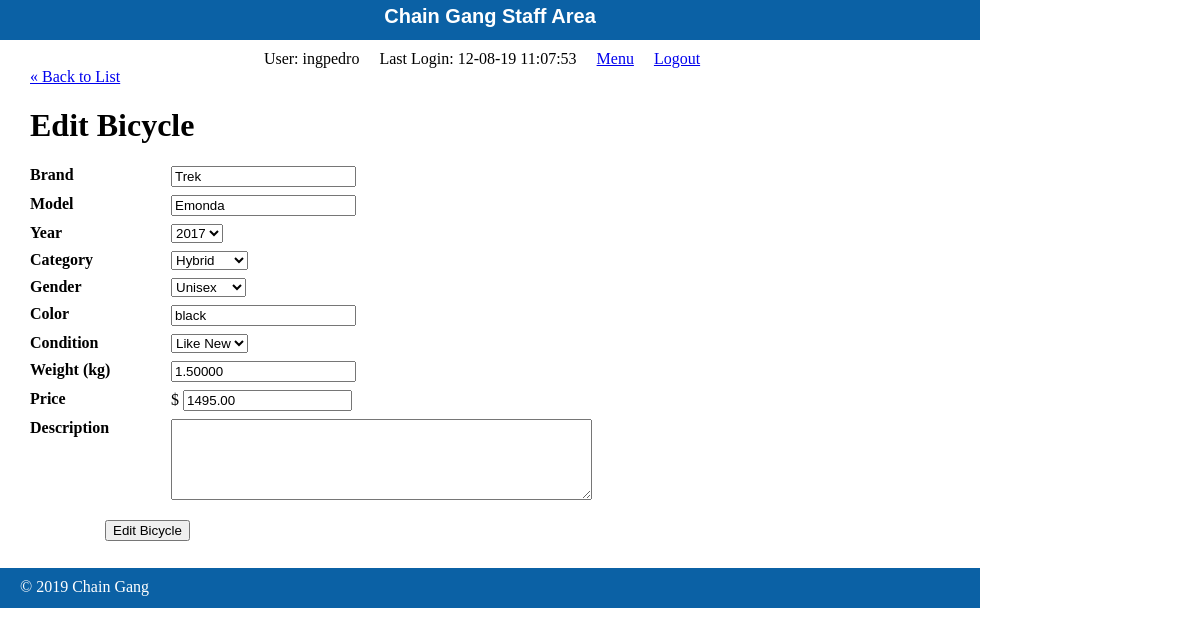
Screenshot of /staff/bicycles/edit.php?id=1 (signed in) with the database file from the repository.
### tables this page shows
CREATE TABLE `bicycles` (
  `id` int(11) NOT NULL,
  `brand` varchar(255) NOT NULL,
  `model` varchar(255) NOT NULL,
  `year` int(4) NOT NULL,
  `category` varchar(255) NOT NULL,
  `gender` varchar(255) NOT NULL,
  `color` varchar(255) NOT NULL,
  `price` decimal(9,2) NOT NULL,
  `weight_kg` decimal(9,5) NOT NULL,
  `condition_id` tinyint(3) NOT NULL,
  `description` text NOT NULL
);

### private/classes/databaseobject.class.php (called while the page is built, shortened)
<?php
class DatabaseObject  {
  static protected $database;
  static protected $table_name = "";
  static public function set_database($database) {
    self::$database = $database;
  }
  static public function find_by_sql($sql) {
    $result = self::$database->query($sql);
    $object_array = [];
    while($record = $result->fetch_assoc()) {
      $object_array[] = static::instantiate($record);
    }
    return $object_array;
  }
  static public function find_by_id($id) {
    $sql = "SELECT * FROM " . static::$table_name . " ";
    $sql .= "WHERE id='" . self::$database->escape_string($id) . "'";
    $obj_array = static::find_by_sql($sql);
    if(!empty($obj_array)) {
      return array_shift($obj_array);
    } else {
      return false;
    }
  }
  static protected function instantiate($record) {
    $object = new static;
    foreach($record as $property => $value) {
      if(property_exists($object, $property)) {
        $object->$property = $value;
      }
    }
    return $object;
  }
}
?>

### private/functions.php (called while the page is built, shortened)
<?php
function h($string="") {
  return htmlspecialchars($string);
}
?>

### public/staff/bicycles/form_fields.php (the view, shortened to what this page needs)
<dl>
  <dt>Brand</dt>
  <dd><input type="text" name="bicycle[brand]" value="<?php echo h($bicycle->brand); ?>" /></dd>
</dl>
<dl>
  <dt>Model</dt>
  <dd><input type="text" name="bicycle[model]" value="<?php echo h($bicycle->model); ?>" /></dd>
</dl>
<dl>
  <dt>Year</dt>
  <dd>
    <select name="bicycle[year]">
    <?php $this_year = idate('Y') ?>
    <?php for($year=$this_year-20; $year <= $this_year; $year++) { ?>
      <option value="<?php echo $year; ?>" <?php if($bicycle->year == $year) { echo 'selected'; } ?>><?php echo $year; ?></option>
    <?php } ?>
    </select>
  </dd>
</dl>
<dl>
  <dt>Category</dt>
  <dd>
    <select name="bicycle[category]">
    <?php foreach(Bicycle::CATEGORIES as $category) { ?>
      <option value="<?php echo $category; ?>" <?php if($bicycle->category == $category) { echo 'selected'; } ?>><?php echo $category; ?></option>
    <?php } ?>
    </select>
  </dd>
</dl>
<dl>
  <dt>Gender</dt>
  <dd>
    <select name="bicycle[gender]">
    <?php foreach(Bicycle::GENDERS as $gender) { ?>
      <option value="<?php echo $gender; ?>" <?php if($bicycle->gender == $gender) { echo 'selected'; } ?>><?php echo $gender; ?></option>
    <?php } ?>
    </select>
  </dd>
</dl>
<dl>
  <dt>Color</dt>
  <dd><input type="text" name="bicycle[color]" value="<?php echo h($bicycle->color); ?>" /></dd>
</dl>
<dl>
  <dt>Condition</dt>
  <dd>
    <select name="bicycle[condition_id]">
    <?php foreach(Bicycle::CONDITION_OPTIONS as $cond_id => $cond_name) { ?>
      <option value="<?php echo $cond_id; ?>" <?php if($bicycle->condition_id == $cond_id) { echo 'selected'; } ?>><?php echo $cond_name; ?></option>
    <?php } ?>
    </select>
  </dd>
</dl>
<dl>
  <dt>Weight (kg)</dt>
  <dd><input type="text" name="bicycle[weight_kg]" value="<?php echo h($bicycle->weight_kg); ?>" /></dd>
</dl>
<dl>
  <dt>Price</dt>
  <dd>$ <input type="text" name="bicycle[price]" size="18" value="<?php echo h($bicycle->price); ?>" /></dd>
</dl>
<dl>
  <dt>Description</dt>
  <dd><textarea name="bicycle[description]" rows="5" cols="50"><?php echo h($bicycle->description); ?></textarea></dd>
</dl>

### public/stylesheets/staff.css (style rules this page uses)
html { height: 100%; width: 100%; }
body { height: 980px; width: 100%; margin: 0; padding: 0; }
dl { clear: both; overflow: hidden; margin: 0.5em 0; }
dt { float: left; font-weight: bold; width: 125px; }
dd { float: left; margin-left: 1em; }

### rows the page displays
bicycles: brand "Trek", model "Emonda", year "2017", category "Hybrid", gender "Unisex", color "black", condition "Like New", weight_kg "1.50000", price "1495.00"

### other values shown
$session->username "ingpedro"
date("d-m-y H:i:s",$_SESSION['last_login']) "12-08-19 11:07:53"
